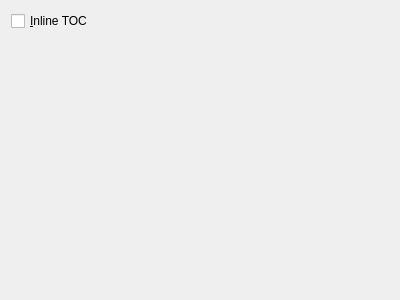
<?xml version="1.0" encoding="UTF-8"?>
<ui version="4.0">
 <class>Form</class>
 <widget class="QWidget" name="Form">
  <property name="geometry">
   <rect>
    <x>0</x>
    <y>0</y>
    <width>400</width>
    <height>300</height>
   </rect>
  </property>
  <property name="windowTitle">
   <string>Form</string>
  </property>
  <layout class="QGridLayout" name="gridLayout">
   <item row="1" column="0">
    <spacer name="verticalSpacer">
     <property name="orientation">
      <enum>Qt::Vertical</enum>
     </property>
     <property name="sizeHint" stdset="0">
      <size>
       <width>20</width>
       <height>246</height>
      </size>
     </property>
    </spacer>
   </item>
   <item row="0" column="0">
    <widget class="QCheckBox" name="opt_inline_toc">
     <property name="text">
      <string>&amp;Inline TOC</string>
     </property>
    </widget>
   </item>
  </layout>
 </widget>
 <resources/>
 <connections/>
</ui>
